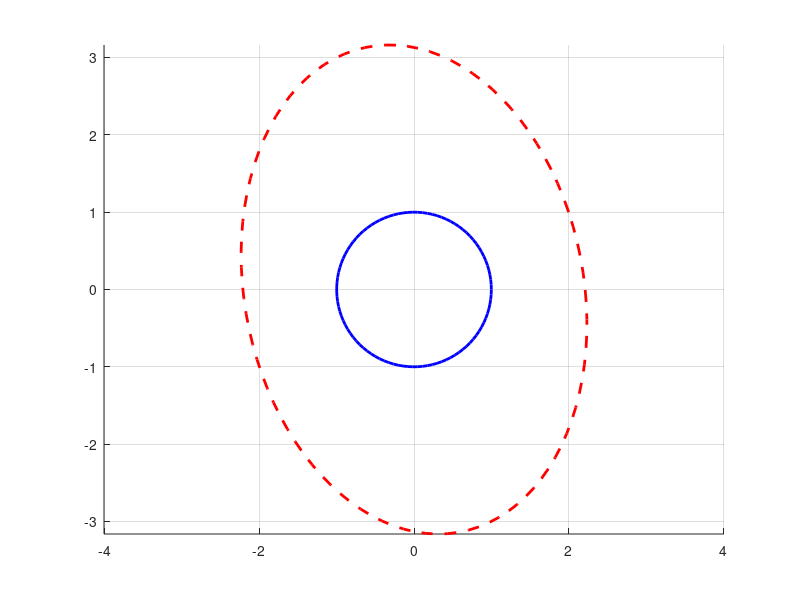

Write the MATLAB code that produced this figure.
clc;clear;close all;

figure;
axis equal;
hold on;
grid on;

theta = linspace(0, 2*pi, 100);
x = cos(theta);
y = sin(theta);
A = [2 -1; 1 3];

transformed_points = A * [x; y];

% (1, :) -> 행렬의 첫 번째 행을 선택하여 x 좌표를 가져옵니다.
% (2, :) -> 행렬의 두 번째 행을 선택하여 y 좌표를 가져옵니다.
x_transformed = transformed_points(1, :); 
y_transformed = transformed_points(2, :); 

plot(x, y, 'b-', 'LineWidth', 2);
plot(x_transformed, y_transformed, 'r--', 'LineWidth', 2);
